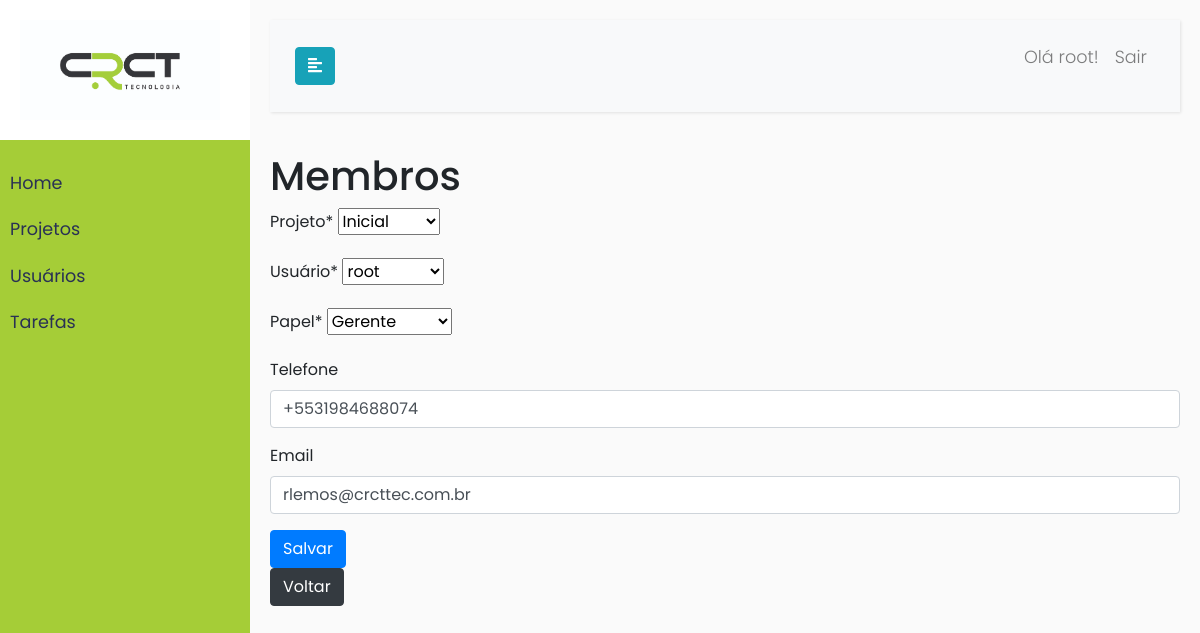
Page /projects/members/update/1/ (signed in) on the committed database.
### projects/models.py (models this page shows, shortened)
class ProjectMember(models.Model):
    STATUS_CHOICES = [
        ('manager', 'Gerente'),
        ('supervisor', 'Supervisor'),
        ('colaborator', 'Colaborador')
    ]
    project = models.ForeignKey(Project, related_name='members', on_delete=models.CASCADE)
    user = models.ForeignKey(User, related_name='project_memberships', on_delete=models.CASCADE)
    phone = models.CharField(max_length=15, blank=True, null=True)
    mail = models.EmailField(blank=True, null=True)
    role = models.CharField(max_length=50, choices=STATUS_CHOICES, default='colaborator')
    joined_at = models.DateTimeField(auto_now_add=True)
    class Meta:
        unique_together = ('project', 'user')
        verbose_name = "Project Member"
        verbose_name_plural = "Project Members"
        ordering = ['joined_at']

### projects/views.py (the view, shortened to what this page needs)
# urls.py: path('members/update/<int:id>/', UpdateProjectMemberView.as_view(), name='update_member'),
class UpdateProjectMemberView(UpdateView):
    model = ProjectMember
    template_name = 'projects/edit_project_member.html'
    form_class = ProjectMemberForm
    def get_object(self):
        id = self.kwargs.get('id')
        return get_object_or_404(ProjectMember, id=id)

### projects/forms.py
class ProjectMemberForm(forms.ModelForm):
    project = forms.ModelChoiceField(
        queryset=Project.objects.all().order_by('name'),
        label="Projeto",
        error_messages={'required': 'Selecione um projeto.'}
    )
    user = forms.ModelChoiceField(
        queryset=User.objects.all().order_by('username'),
        label="Usuário",
        error_messages={'required': 'Selecione um usuário.'}
    )
    role = forms.ChoiceField(
        choices=ProjectMember.STATUS_CHOICES,
        label="Papel",
        error_messages={'required': 'Defina um papel para o membro.'}
    )
    phone = forms.CharField(max_length=15, required=False, label="Telefone")
    mail = forms.EmailField(required=False, label="Email")
    class Meta:
        model = ProjectMember
        fields = ['project', 'user', 'role', 'phone', 'mail']

### projects/models.py (called while the page is built)
    def __str__(self):
        return self.name

### projects/templates/projects/edit_project_member.html (shortened to what this page needs)
{% extends "model.html" %}
{% load crispy_forms_tags %}
{% block content%}
    <h1>Membros</h1>
    <form method="POST">{% csrf_token %}
        {{ form|crispy }}
        <button type="submit" class="btn btn-primary">Salvar</button>
    </form>
{% endblock %}

### core/templates/model.html (shortened to what this page needs)
{% load static %}
<!DOCTYPE html>
<html>
<head>
    <link rel="stylesheet" href="https://stackpath.bootstrapcdn.com/bootstrap/4.5.0/css/bootstrap.min.css">
    <link rel="stylesheet" href="https://stackpath.bootstrapcdn.com/bootstrap/4.1.0/css/bootstrap.min.css">
    <link rel="stylesheet" href="style.css">
    <link rel="stylesheet" href="{% static 'css/style.css' %}" >
</head>
<body>
    <div class="wrapper">
        <nav id="sidebar">
            <div class="sidebar-header">
                <a class="navbar-branch" href="{% url 'index' %}">
                    <img src="{% static 'media/logo.jpg' %}" alt="logo" width="200" height="100">
                  </a>
            </div>
            <ul class="list-unstyled components">
                <li>
                    <a href="{% url 'index' %}" >Home</a>
                </li>
                <li>
                    <a href="{% url 'projects:list_projects' %}">Projetos</a>
                </li>
                <li>
                    <a href="{% url 'projects:list_members' %}">Usuários</a>
                </li>
                <li>
                    <a href="{% url 'projects:list_tasks' %}">Tarefas</a>
                </li>
            </ul>
        </nav>
        <div id="content">
            <nav class="navbar navbar-expand-lg navbar-light bg-light">
                <div class="container-fluid">
                    <button type="button" id="sidebarCollapse" class="btn btn-info">
                        <i class="fas fa-align-left"></i>
                    </button>
                    <div class="collapse navbar-collapse" id="navbarSupportedContent">
                        <ul class="nav navbar-nav ml-auto">
                            <li class="nav-item">
                                <p class="nav-link">Olá {{ user.first_name }}!</p>
                            </li>
                            <li class="nav-item">
                                <p class="nav-link"><a href="{% url 'logout' %}">Sair</a></p>
                            </li>
                        </ul>
                    </div>
                </div>
            </nav>
            {% if user.is_authenticated %}
            <div>
                {% block content %} {% endblock %}
            </div>
                <input type='button' class="btn btn-dark" style="float: left; margin-bottom: 5px;" value='Voltar' onclick='history.go(-1)' />
            {% else %}
                <p> Você não está logado! </p>
                <p><span class="sair"><a href="{% url 'login' %}">Logar</a></span></p>
            {% endif %}
       </div>
</body>
</html>

### core/static/css/style.css (style rules this page uses)
body { font-family: 'Poppins', sans-serif; background: #fafafa; }
p { font-family: 'Poppins', sans-serif; font-size: 1.1em; font-weight: 300; line-height: 1.7em; color: #999; }
a, a:hover, a:focus { color: inherit; text-decoration: none; transition: all 0.3s; }
.navbar { padding: 15px 10px; background: #fff; border: none; border-radius: 0; margin-bottom: 40px; box-shadow: 1px 1px 3px rgba(0, 0, 0, 0.1); }
.wrapper { display: flex; width: 100%; align-items: stretch; }
#sidebar { min-width: 250px; max-width: 250px; background: #a5cd37; color: #293154; transition: all 0.3s; }
#sidebar .sidebar-header { padding: 20px; background: #FFFF; }
#sidebar ul.components { padding: 20px 0; border-bottom: 1px solid #a5cd37; }
#sidebar ul li a { padding: 10px; font-size: 1.1em; display: block; }
#content { width: 100%; padding: 20px; min-height: 100vh; transition: all 0.3s; }

### rows in the picture
ProjectMember: project "Inicial", user "root", role "Gerente", phone "+5531984688074", mail "rlemos@crcttec.com.br"

### other values in the picture
{{ user.first_name }} "root"
